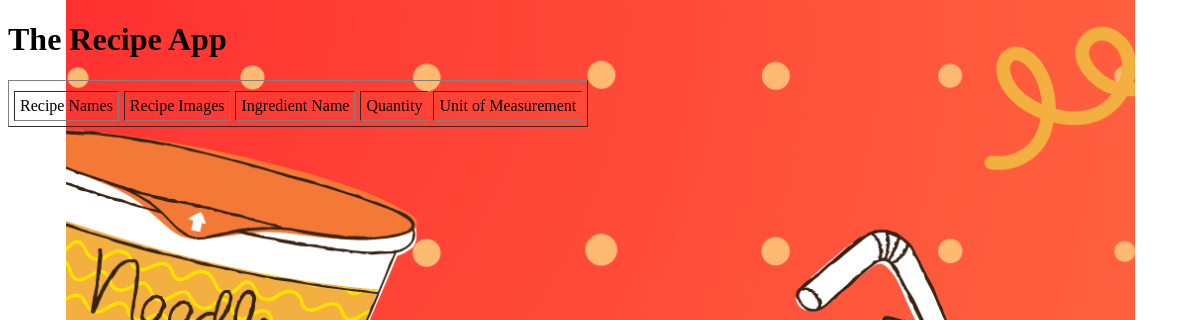
Page /recipe_detail/1 on the earlier database version.
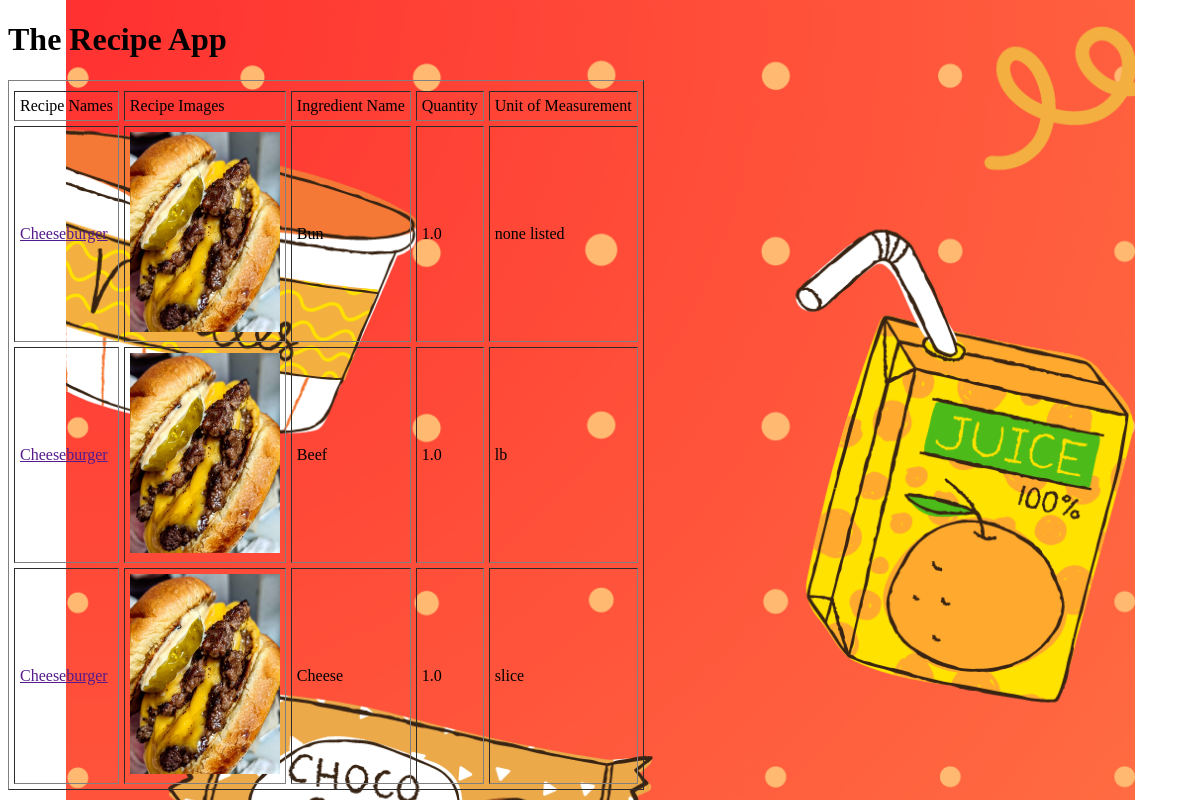
Same page on the later database version.
### recipe_app/models.py (models this page shows, shortened)
class Recipe_app(models.Model):
    name = models.CharField(max_length=200)
    pic = models.ImageField(upload_to="recipe_name", default="no_picture.jpg")
    directions = models.CharField(max_length=2000)
    minutes = models.PositiveIntegerField(validators=[validate_minutes])
    ingredients = models.ManyToManyField(Ingredient, through="Recipe_ingredient")

class Recipe_ingredient(models.Model):
    quantity = models.FloatField(default=0)
    unit_of_measurement = models.CharField(default="none listed", max_length=200)
    recipe = models.ForeignKey(
        "Recipe_app", on_delete=models.CASCADE, default="none listed"
    )
    ingredient = models.ForeignKey(
        "Ingredient", on_delete=models.CASCADE, default="none listed"
    )

class Ingredient(models.Model):
    ingredient_name = models.CharField(default="none listed", max_length=200)

### recipe_app/views.py (the view)
# urls.py: path('recipe_detail/<int:recipe_id>', recipe_detail, name='recipe_detail')
def recipe_detail(request, recipe_id):
    recipe=get_object_or_404(Recipe_app, pk=recipe_id)
    recipe_ingredient=recipe.recipe_ingredient_set.all()
    context={
        'recipe':recipe,
        'recipe_ingredient':recipe_ingredient
    }
    return render(request, 'recipe_app/recipe_detail.html', context)

### recipe_app/templates/recipe_app/recipe_detail.html (shortened to what this page needs)
<!DOCTYPE html>
{% load static %}
<head>
  <link rel="stylesheet" href="{% static 'recipe_app/css/recipe_app.css' %}">
</head>
<body id=bg style="background-image: url('{%static 'recipe_app\images\FoodAppBG.png'%}');">
<h1>The Recipe App</h1>
<table border="1" cellpadding="5" cellspacing="5">
  <tr>
    <td>Recipe Names</td>
    <td>Recipe Images</td>
    <td>Ingredient Name</td>
    <td>Quantity</td>
    <td>Unit of Measurement</td>
  </tr>
  {% for ingredient in recipe_ingredient %}
  <tr>
    <td><a href="{{recipe.get_absolute_url}}"> {{recipe.name}} </a></td>
    <td><img src="{{recipe.pic.url}}" width="150" height="200" /></td>
    <td>{{ingredient.ingredient.ingredient_name}}</td>
    <td>{{ingredient.quantity}}</td>
    <td>{{ingredient.unit_of_measurement}}</td>
  </tr>
  {% endfor %}
</table>

Differences in the rows shown:
added Recipe_ingredient: pic (picture), ingredient.ingredient_name "Bun", quantity "1.0", unit_of_measurement "none listed"
now on this page (row edited): Recipe_app: name "Cheeseburger"
added Recipe_ingredient: pic (picture), ingredient.ingredient_name "Beef", quantity "1.0", unit_of_measurement "lb"
added Recipe_ingredient: pic (picture), ingredient.ingredient_name "Cheese", quantity "1.0", unit_of_measurement "slice"
